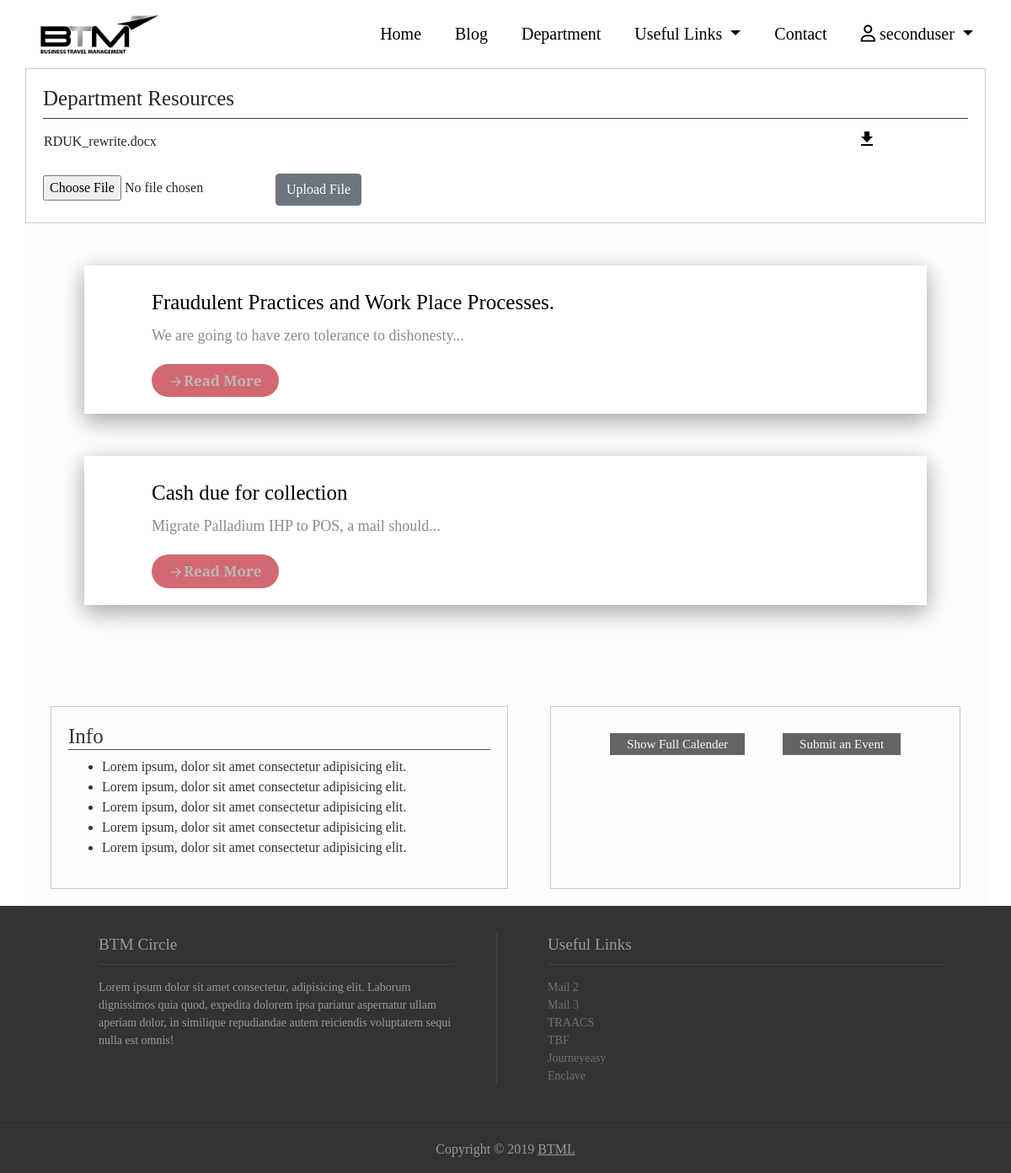
The app's page /department.php (signed in) with its own data.
### tables this page shows
CREATE TABLE `uploads` (
  `id` int(11) NOT NULL,
  `filename` varchar(255) NOT NULL,
  `upload_user_id` int(11) NOT NULL,
  `department` varchar(255) NOT NULL,
  `date` datetime NOT NULL DEFAULT current_timestamp()
);

CREATE TABLE `department_posts` (
  `id` int(11) NOT NULL,
  `post_title` varchar(255) NOT NULL,
  `post_description` varchar(255) NOT NULL,
  `post_content` text NOT NULL,
  `department` varchar(255) NOT NULL,
  `post_date` datetime NOT NULL DEFAULT current_timestamp()
);

### department.php (the view, shortened to what this page needs)
<!DOCTYPE html>
<html lang="en">
<head>
    <link rel="stylesheet" href="https://maxcdn.bootstrapcdn.com/bootstrap/4.3.1/css/bootstrap.min.css">
    <link rel="stylesheet" href="department.css">
</head>
<body>
<?php
    include('header.php');
    include('mysql_conn.php');
    $getUploads = $connection->prepare("SELECT * FROM uploads where department=:department");
    $getUploads->execute(['department' => strtolower($_SESSION['department'])]);
    $uploads = $getUploads->fetchAll();
    $getPosts = $connection->prepare("SELECT * FROM department_posts where department=:department");
    $getPosts->execute(['department' => strtolower($_SESSION['department'])]);
    $posts = $getPosts->fetchAll();
?>
<div class="department container" style="overflow-x:auto">
    <h1 class="text">Department Resources</h1>
    <hr>
    <table>
        <?php
            if($getUploads->rowCount() < 1){
                echo "<br> No resources at the moment <br> <br>";
            }
            else{
                foreach ($uploads as $upload){
                    echo "<tr>
                            <td class='td1'>".$upload['filename']."</td>
                            <td class='td2'><a href='uploads/".$_SESSION['department']."/".$upload['filename']."' download><button><i class='material-icons'>file_download</i></button></a></td>
                        </tr>";
                }
            }
        ?>
    </table>
    <form action="upload.php" method="post" enctype="multipart/form-data">
        <input type="file" name="fileToUpload" id="fileToUpload">
        <input class="btn-secondary btn" type="submit" name="submit" value="Upload File">
    </form>
</div>
<div class="content container">
    <?php
    foreach($posts as $post){
        echo '<div class="row">
            <h2 class="padding"><a class="header" href="#" data-toggle="modal" data-target="#post'.$post["id"].'">'.$post["post_title"].'</a></h2>
            <p class="lead padding">'.$post['post_description'].'</p>
            <a class="padding button" href="#" data-toggle="modal" data-target="#post'.$post["id"].'"><i class="material-icons">arrow_forward</i><p>Read More</p></a>
        </div>';
    }
    ?>
</div>
<div class="content grid-container grid1 container">
    <div class="grid-item">
        <h1>Info</h1>
        <ul>
            <li>Lorem ipsum, dolor sit amet consectetur adipisicing elit.</li>
            <li>Lorem ipsum, dolor sit amet consectetur adipisicing elit.</li>
            <li>Lorem ipsum, dolor sit amet consectetur adipisicing elit.</li>
            <li>Lorem ipsum, dolor sit amet consectetur adipisicing elit.</li>
            <li>Lorem ipsum, dolor sit amet consectetur adipisicing elit.</li>
        </ul>
    </div>
    <div class="grid-item calender">
        <h3><a class="cbtn1" href="calender.php">Show Full Calender</a>
        <a class="cbtn2" href="https://tockify.com/tkf2/submitEvent/312050c0b844454e8d0ed4327c5e8246" target="_blank">Submit an Event</a></h3>
    </div>
</div>
<footer>
    <div class="container">
        <div class="footer-cols">
            <ul class="col1">
                <li>BTM Circle</li>
                <p>Lorem ipsum dolor sit amet consectetur, adipisicing elit. Laborum dignissimos quia quod, expedita dolorem ipsa pariatur aspernatur ullam aperiam dolor, in similique repudiandae autem reiciendis voluptatem sequi nulla est omnis!</p>
            </ul>
            <ul class="col2">
                <li>Useful Links</li>
                <li><a href="192.168.83.230">Mail 2</a></li>
                <li><a href="192.168.83.231">Mail 3</a></li>
                <li><a href="http://192.168.83.208/nucorelib/basic_users/login">TRAACS</a></li>
                <li><a href="197.255.61.206">TBF</a></li>
                <li><a href="journeyeasy.net">Journeyeasy</a></li>
                <li><a href="https://192.168.83.226:8008/">Enclave</a></li>
            </ul>
        </div>
    </div>
        <div class="footer-bottom text-center">
        Copyright &copy; 2019 <a href="http://btmlimited.net/">BTML</a>
        </div>
</footer>
</body>
</html>

### department.css (style rules this page uses)
:root { --primary-color: #b50415; --primary-color-hover: #d3071b; --secondary-color: #103063; --secondary-color-hover: #143f85; --primary-color: #b50415; --light-color: rgb(244, 244, 244); }
body { font-family: 'Baskervville', serif; }
.grid1 { display: grid; grid-gap: 50px; grid-template-columns: auto auto; padding: 10px; color: #333; }
.grid-container h1 { font-size: 25px; border-bottom: 1px solid rgb(82, 81, 81); }
.content .grid-item { border: 1px solid rgb(204, 203, 203); padding: 20px; }
.calender h3 { margin-top: 10px; text-align: center; margin-bottom: 0px; font-size: 20px; }
.calender h3 a { color: var(--light-color); transition: 0.5s; }
.cbtn1, .cbtn2 { padding: 5px 20px 5px 20px; opacity: 0.6; transition: 0.3s; background-color: black; font-size: 15px; }
.cbtn1 { margin-right: 20px; }
.cbtn2 { margin-left: 20px; }
.grid-container .calender .cbtn1 { color: var(--light-color); }
table { width: 100%; }
.td2 { text-align: center; }
table button { text-decoration: none; border: none; background-color: #fff; }
.department { border: 1px solid rgb(204, 203, 203); padding: 20px; }
.department .text { font-size: 25px; }
.department hr { margin-bottom: 10px; width: 100%; }
.department form { padding-top: 20px; }
.content { background-color: rgb(253, 251, 251); padding: 50px 30px 20px 30px; }
.row { background-color: white; margin-bottom: 50px; box-shadow: 0 10px 30px 0 rgba(0, 0, 0, 0.2), 0 6px 20px 0 rgba(0, 0, 0, 0.19); margin-right: 40px; margin-left: 40px; }
.padding { margin-right: 80px; margin-left: 80px; }
.content .row h2 { font-size: 35px; width: 100%; margin-top: 20px; }
.content .row p { color: rgb(139, 139, 139) }
.content .row .lead { width: 100%; }
.content .row a { text-decoration: none; color: var(--primary-color-hover); font-weight: normal; transition: 0.3s; opacity: 0.5; font-size: 25px; }
.content .row .header { color: black !important; opacity: 1 !important; }
.content .row .button { margin-top: 20px; margin-bottom: 20px; padding: 2px 20px 0px 20px; border-radius: 20px; opacity: 0.6; transition: 0.3s; background-color: var(--primary-color); color: white; font-weight: bold; }
.content .row .button p { float: right; font-size: 17px; padding-top: 5px; }
.content .row p { font-size: 18px; margin-bottom: 0px; }
.content .row .button i { color: rgb(139, 139, 139); font-size: 18px; }
footer { background: #333; }
footer .footer-cols { display: grid; grid-gap: 20px; grid-template-columns: repeat(2, 1fr); padding: 2rem; text-align: left; font-size: 14px; }
footer .footer-cols ul { list-style: none; color: rgba(255, 255, 255, 0.5); }
footer .footer-cols ul li a { color: rgba(255, 255, 255, 0.3); }
footer .footer-cols ul li:first-child { font-size: 1.2rem; padding-bottom: 0.5rem; border-bottom: #444 solid 1px; margin-bottom: 1rem; }
footer .footer-bottom { background: #333; color: rgba(255, 255, 255, 0.5); padding: 1rem; }
footer .col1 { border-right: 1px solid #444; padding-right: 50px; }
.footer-bottom a { color: rgba(255, 255, 255, 0.5); text-decoration: underline; }
hr { background-color: #444; width: 100%; margin: 0px; }

### records on screen
uploads: filename "RDUK_rewrite.docx"
department_posts: post_title "Fraudulent Practices and Work Place Processes.", post_description "We are going to have zero tolerance to dishonesty..."
department_posts: post_title "Cash due for collection", post_description "Migrate Palladium IHP to POS, a mail should..."

### other values on screen
$_SESSION['username'] "seconduser"
